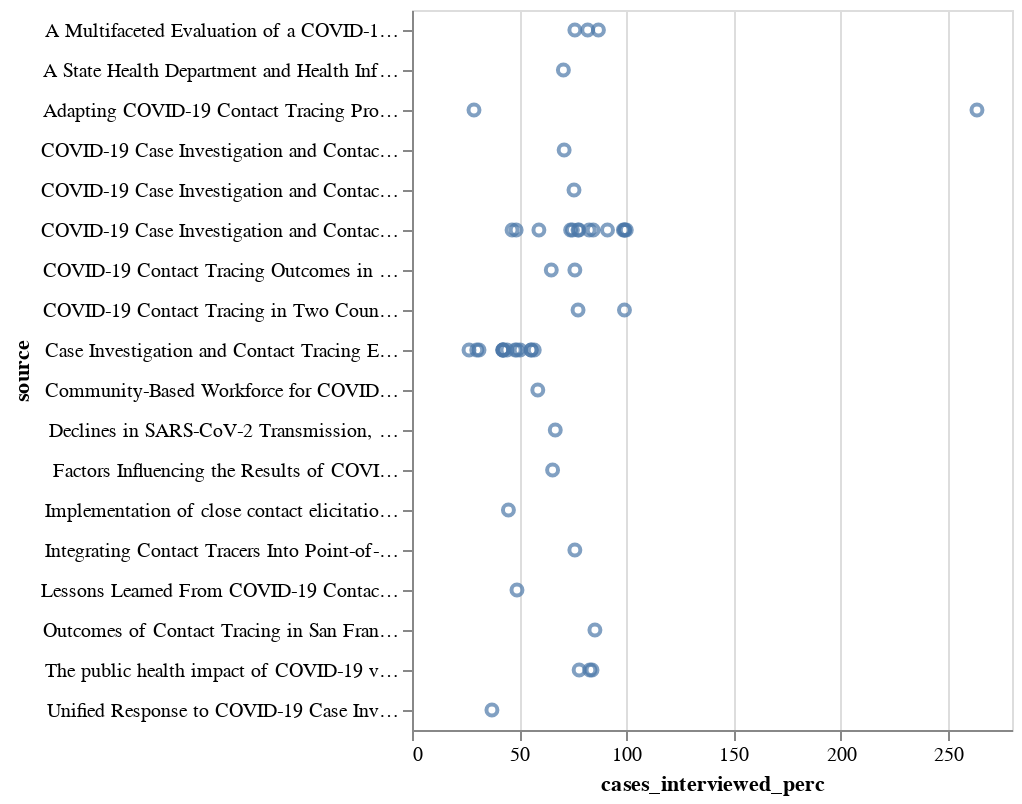

Notebook code cell kept with this figure:
### Code cell
alt.Chart(df).mark_point().encode(
    alt.X("cases_interviewed_perc:Q"),
    alt.Y("source:N")
)
